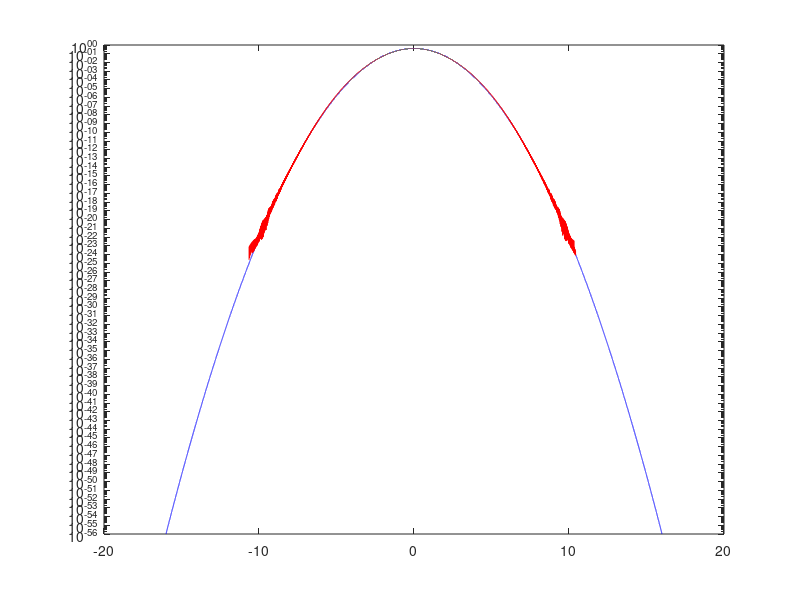

Write MATLAB code to recreate this figure.
clear all;
close all;


var4 = 2;
sq_var4 = sqrt(var4);

bins = -16 :1/2^11:16;

load pdf4_8p

x = pdf4_8p(:,1);
pdf4 = pdf4_8p(:,2);


pdf8 = conv(pdf4,pdf4);

%Compute Gaussian PDF
ref = pdf('Normal',bins,0,1);
pdf8 = pdf8/max(pdf8)*max(ref);

semilogy(bins,ref,'b');hold;
semilogy(bins/sq_var4,pdf8,'r');



